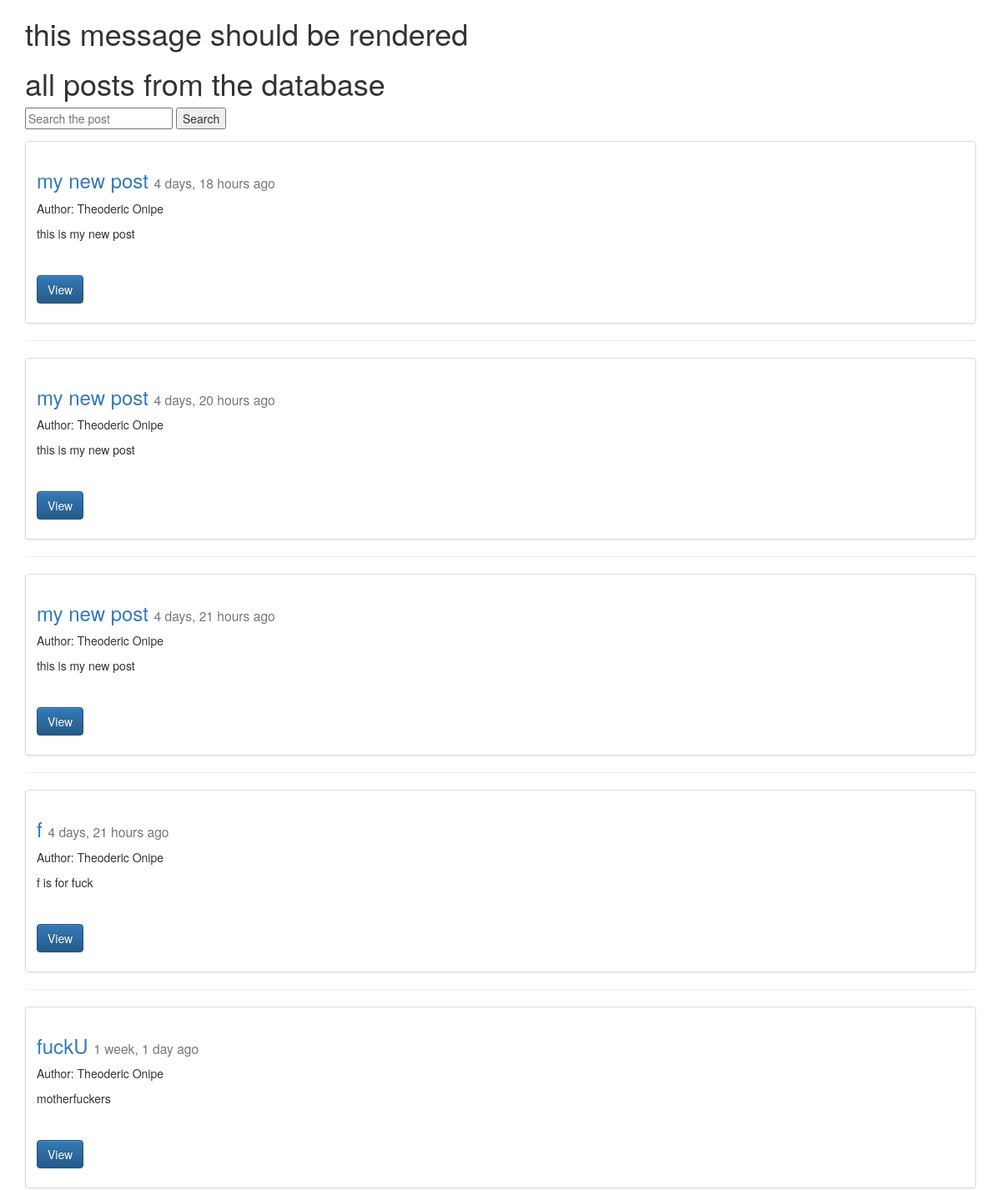
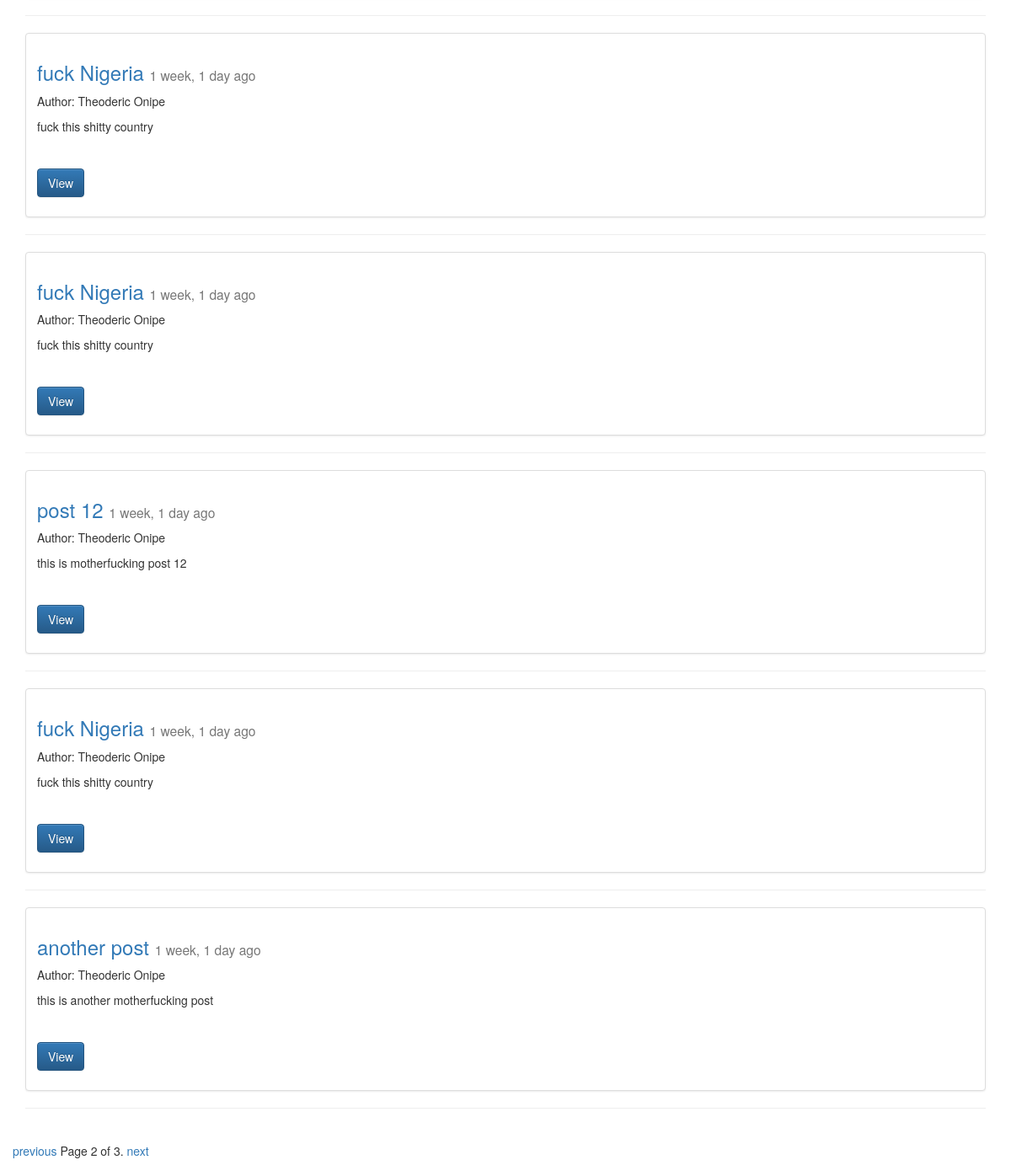
Screenshot of /posts/?page=2 (signed in) with the database file from the repository (2 pictures, top to bottom).
### posts/models.py (models this page shows, shortened)
class Post(models.Model):
	user = models.ForeignKey(settings.AUTH_USER_MODEL, default=1)
	title = models.CharField(max_length = 120)
	image = models.ImageField(null=True, blank= True,
		width_field="width_field", #Filefield cannnot use the hieght and width field
		height_field="height_field") #when using the ImageField you must install Pillow.. pip install pillow
	height_field = models.IntegerField(default=0)
	width_field = models.IntegerField(default=0)
	content = models.TextField()
	updated = models.DateTimeField(auto_now=True, auto_now_add=False) #when it is edited/saved to the database
	timestamp = models.DateTimeField(auto_now=False, auto_now_add=True) # when it is added to the database initially
	def get_absolute_url(self):
		return reverse("posts:detail", kwargs = {"id": self.id})
	class Meta:
		ordering= ["-timestamp", "-updated"]

### posts/views.py (the view, shortened to what this page needs)
def posts_list(request):#LIST ITEMS FROM THE DATABASE
	if not request.user.is_staff or not request.user.is_superuser:
		raise Http404
	queryset_list = Post.objects.all()
	query = request.GET.get("q") # query is a variable To Get something from the search box....named "q"
	paginator = Paginator(queryset_list, 10)
	page = request.GET.get('page')
	try:
		queryset = paginator.page(page)
	except PageNotAnInteger:
		queryset = paginator.page(1)
	except EmptyPage:
		queryset = paginator.page(paginator.num_pages)
	context = {
		"object_list": queryset,
		"title": "all posts from the database"
	}
	return render(request, "post_list.html", context)

### templates/post_list.html (shortened to what this page needs)
{% extends "base.html" %}
{% block content %}
<h1> this message should be rendered</h1>
<h1>{{ title }} </h1>
<form method="GET" action = "">
<input type="Text" placeholder= "Search the post" name="q" value="{{ request.GET.q }}" />
<input type="Submit" value="Search" />
</form>
<div class="row">
{% for obj in object_list %}
  <div class="col-sm-12">
    <div class="thumbnail">
      <div class="caption">
		<h3><a href="{{ obj.get_absolute_url }}">{{ obj.title }}</a> <small> {{ obj.timestamp |timesince }} ago</small></h3>
        {% if obj.user.get_full_name %} <p> Author: {{ obj.user.get_full_name }}</p> {% endif %}
        <p>{{ obj.content|linebreaks|truncatechars:120 }} <br /></p>
        <p><a href="{{ obj.get_absolute_url }}" class="btn btn-primary" role="button">View</a></p>
      </div>   </div>    <hr />  </div>
{% endfor %}
<div class="pagination">
    <span class="step-links">
        {% if object_list.has_previous %}
            <a href="?page={{ object_list.previous_page_number }}">previous</a>
        {% endif %}
        <span class="current">
            Page {{ object_list.number }} of {{ object_list.paginator.num_pages }}.
        </span>
        {% if object_list.has_next %}
            <a href="?page={{ object_list.next_page_number }}">next</a>
        {% endif %}
    </span>
</div>
</div>
{% endblock content%}

### rows the page displays
Post: title "my new post", timestamp "4 days, 18 hours", user.get_full_name "Theoderic Onipe", content "this is my new post"
Post: title "my new post", timestamp "4 days, 20 hours", user.get_full_name "Theoderic Onipe", content "this is my new post"
Post: title "my new post", timestamp "4 days, 21 hours", user.get_full_name "Theoderic Onipe", content "this is my new post"
Post: title "f", timestamp "4 days, 21 hours", user.get_full_name "Theoderic Onipe", content "f is for fuck"
Post: title "fuckU", timestamp "1 week, 1 day", user.get_full_name "Theoderic Onipe", content "motherfuckers"
Post: title "fuck Nigeria", timestamp "1 week, 1 day", user.get_full_name "Theoderic Onipe", content "fuck this shitty country"
Post: title "fuck Nigeria", timestamp "1 week, 1 day", user.get_full_name "Theoderic Onipe", content "fuck this shitty country"
Post: title "post 12", timestamp "1 week, 1 day", user.get_full_name "Theoderic Onipe", content "this is motherfucking post 12"
Post: title "fuck Nigeria", timestamp "1 week, 1 day", user.get_full_name "Theoderic Onipe", content "fuck this shitty country"
Post: title "another post", timestamp "1 week, 1 day", user.get_full_name "Theoderic Onipe", content "this is another motherfucking post"

### other values shown
{{ title }} "all posts from the database"
{{ object_list.number }} "2"
{{ object_list.paginator.num_pages }} "3"
